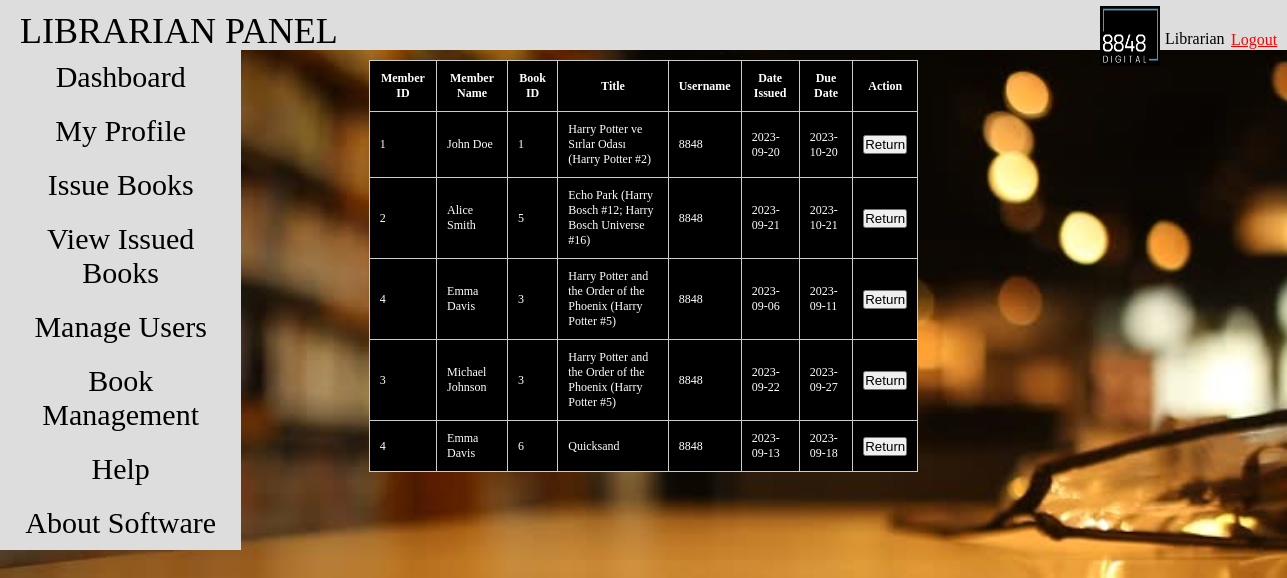
The page /issued on the database its author committed.
### tables this page shows
CREATE TABLE issuedbooks (
    mem_id INTEGER ,
    mem_name TEXT,
    book_id INTEGER,
    title TEXT,
    username TEXT DEFAULT '8848',   
    date_issued DATE,
    due_date DATE
);

### app.py (the view)
@app.route('/issued')
def issued():
    issued_books = fetch_issued_books()  # You'll need to implement this function
    return render_template('issued.html', issued_books=issued_books)

### app.py (called while the page is built)
@app.after_request
def add_security_headers(response):
    response.headers['Content-Security-Policy'] = "default-src 'self'; script-src 'self'; style-src 'self';"
    response.headers['X-Content-Type-Options'] = 'nosniff'
    response.headers['X-Frame-Options'] = 'DENY'
    response.headers['Strict-Transport-Security'] = 'max-age=31536000; includeSubDomains'
    response.headers['Referrer-Policy'] = 'no-referrer'
    response.headers['X-XSS-Protection'] = '1; mode=block'
    return response

def fetch_issued_books():
    conn = sqlite3.connect("books.db")
    cursor = conn.cursor()
    cursor.execute('SELECT * FROM issuedbooks')
    issued_books = cursor.fetchall()
    issued_books_list = []
    for book in issued_books:
        book_dict = {
            'mem_id': book[0],
            'mem_name': book[1],
            'book_id': book[2],
            'title': book[3],
            'username': book[4],
            'date_issued': book[5],
            'due_date': book[6]
        }
        issued_books_list.append(book_dict)
    cursor.close()
    conn.close()
    return issued_books_list

### templates/issued.html (shortened to what this page needs)
<!doctype html>
<html lang="en">
<head>
<link rel="stylesheet" href="{{ url_for('static', filename='css/issued.css') }}">
</head>
<body style="background-image: url('static/images/back.jpg'); background-repeat: no-repeat; background-size: cover; background-attachment: fixed;">
<header>
<div class="nav">
<p>LIBRARIAN PANEL</p>
<img src="{{ url_for('static', filename='../static/images/logo.png') }}" alt="Logo">
<p id="user">Librarian</p>
<a href="/logout" style="text-decoration: none;">
    <div id="logout" style="text-decoration: underline;">Logout</div>
</a>
<nav>
<ul>
<li><a href="/das">Dashboard</a></li>
<li><a href="/profile">My Profile</a></li>
<li><a href="/register1">Issue Books</a></li>
<li><a href="/issued">View Issued Books</a></li>
<li><a href="/manageuser">Manage Users</a></li>
<li><a href="/bookmanage">Book Management</a></li>
<li><a href="/help">Help</a></li>
<li><a href="/about">About Software</a></li>
</ul>
</nav>
</header>
<div class="sectionbox">
<section>
<table>
<thead>
  <tr>
    <th>Member ID</th>
                <th>Member Name</th>
                <th>Book ID</th>
                <th>Title</th>
                <th>Username</th>
                <th>Date Issued</th>
                <th>Due Date</th>
                <th>Action</th>
</thead>
<tbody>
            {% for book in issued_books %}
            <tr>
                <td>{{ book.mem_id }}</td>
                <td>{{ book.mem_name }}</td>
                <td>{{ book.book_id }}</td>
                <td>{{ book.title }}</td>
                <td>{{ book.username }}</td>
                <td>{{ book.date_issued }}</td>
                <td>{{ book.due_date }}</td>
               <td><form action="/delete_book" method="post">
  <button type="submit" name="action" value="return_book">Return</button></form></td>
            </tr>
            {% endfor %}
        </tbody>
</div>
</body>
</html>

### static/css/issued.css (style rules this page uses)
* { margin:0; padding: 0; }
.nav { background-color:#ddd; height:50px; }
.nav>p { font-size: 36px; color:black; padding-top:10px; padding-left: 20px; }
ul>li>a { background-color:#ddd; display:block; padding:10px; height:100%; font-size: 30px; text-align: center; width:88%; height:100%; list-style:none; }
ul { list-style:none; margin:0; padding:0; position:fixed; }
nav>ul>li>a { text-decoration: none; color:black; }
.nav>img { margin-left: 1100px; margin-top: -60px; height: 60px; width:60px; }
.nav>#user { margin-left: 1145px; margin-top: -50px; font-size: 16px; }
.nav>a>#logout { margin-left: 1230px; margin-top: -18px; font-size: 16px; }
section { margin:10px 300px 100px; }
table, th, td { border: 1px solid black; border-collapse: collapse; background-color: black; color:white; }
th { padding-right: 44px; }
body { background-image: url('../images/back.jpg'); background-repeat: no-repeat; height:100%; width:100%; background-size: cover; }
#logout { border-style: solid; border-width: 0.1px; margin:-25px 78px 0px 1410px; color: red; text-decoration: none; border-color: #ddd; }

### templates/issued.html (style rules this page uses)
table { width: 80%; margin: 0 auto; border-collapse: collapse; }
th, td { font-size: 12px; padding: 10px; border: 1px solid #ccc; }

### rows shown on the page
issuedbooks: mem_id "1", mem_name "John Doe", book_id "1", title "Harry Potter ve Sırlar Odası (Harry Potter #2)", username "8848", date_issued "2023-09-20", due_date "2023-10-20"
issuedbooks: mem_id "2", mem_name "Alice Smith", book_id "5", title "Echo Park (Harry Bosch #12; Harry Bosch Universe #16)", username "8848", date_issued "2023-09-21", due_date "2023-10-21"
issuedbooks: mem_id "4", mem_name "Emma Davis", book_id "3", title "Harry Potter and the Order of the Phoenix (Harry Potter #5)", username "8848", date_issued "2023-09-06", due_date "2023-09-11"
issuedbooks: mem_id "3", mem_name "Michael Johnson", book_id "3", title "Harry Potter and the Order of the Phoenix (Harry Potter #5)", username "8848", date_issued "2023-09-22", due_date "2023-09-27"
issuedbooks: mem_id "4", mem_name "Emma Davis", book_id "6", title "Quicksand", username "8848", date_issued "2023-09-13", due_date "2023-09-18"
